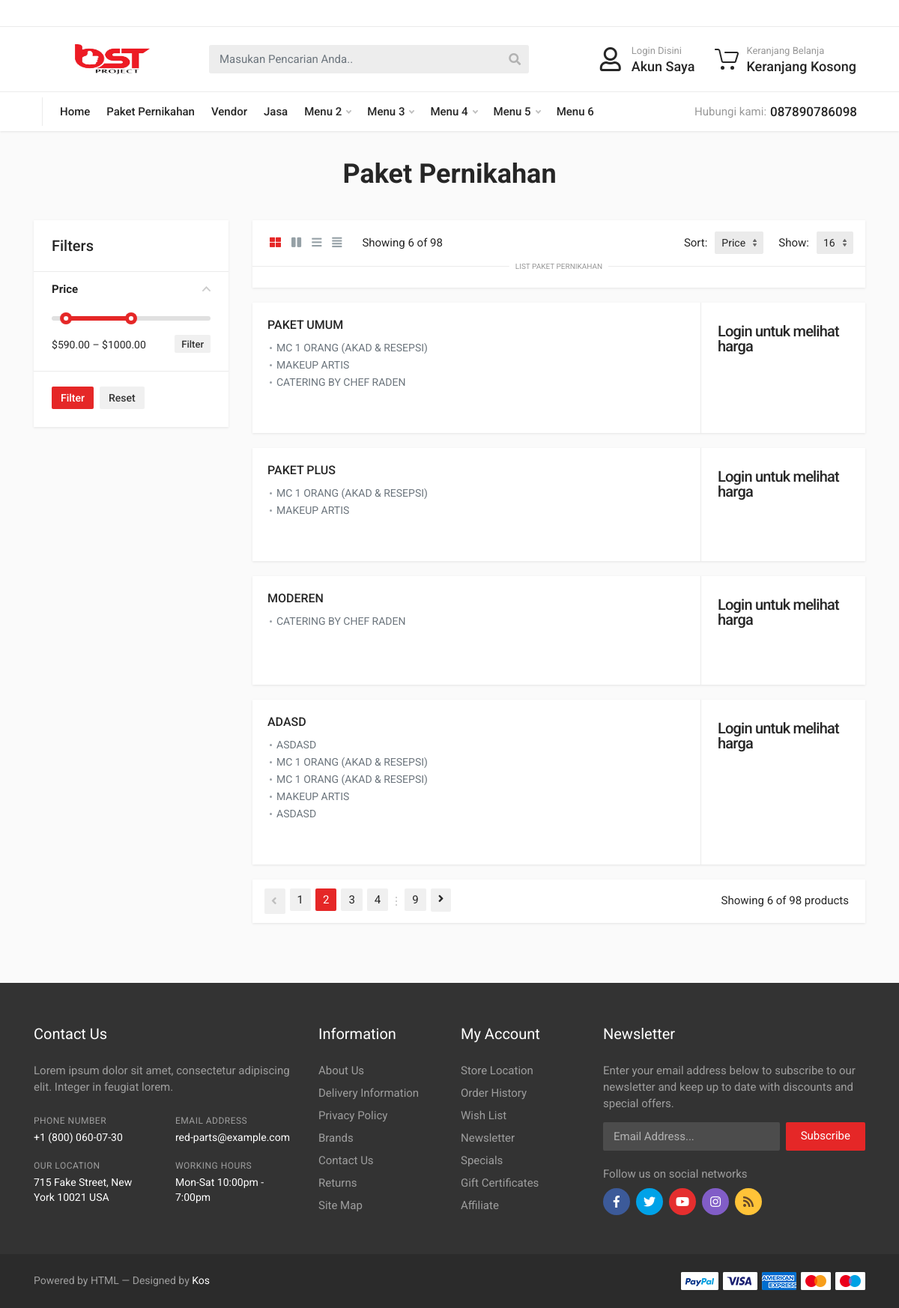
/pelanggan/index.php?page=paket_pernikahan, run on the app's committed database.
### tables this page shows
CREATE TABLE `paket_pernikahan` (
  `id_pp` int(11) NOT NULL,
  `id_jasa` int(11) NOT NULL,
  `kode_paket` int(11) NOT NULL,
  `nama_paket` varchar(30) NOT NULL
);

CREATE TABLE `jasa` (
  `id_jasa` int(11) NOT NULL,
  `id_kategori` int(11) NOT NULL,
  `id_vendor` int(11) NOT NULL,
  `nama_jasa` varchar(30) NOT NULL,
  `harga` int(11) NOT NULL,
  `keterangan` text NOT NULL,
  `foto` text NOT NULL
);

### pelanggan/detail_paket.php (the view)
<?php
$kode = $d['kode_paket'];
include '../koneksi/koneksi.php';
$a = mysqli_query($koneksi, "SELECT paket_pernikahan.id_pp,paket_pernikahan.id_jasa,paket_pernikahan.kode_paket,jasa.id_jasa,jasa.id_vendor,jasa.nama_jasa,jasa.harga,vendor.id_vendor,vendor.nama_vendor FROM paket_pernikahan INNER JOIN jasa ON paket_pernikahan.id_jasa = jasa.id_jasa INNER JOIN vendor ON jasa.id_vendor = vendor.id_vendor WHERE paket_pernikahan.kode_paket = $kode ORDER BY jasa.harga ASC");
while ($b = mysqli_fetch_array($a)) {
?>
    <li><?= $b['nama_jasa'] ?></li>
<?php } ?>

### pelanggan/paket_pernikahan.php (shortened to what this page needs)
<div class="block-header block-header--has-breadcrumb block-header--has-title">
    <div class="container">
        <div class="block-header__body">
            <h1 class="block-header__title">Paket Pernikahan</h1>
        </div>
    </div>
</div>
<div class="block-split block-split--has-sidebar">
    <div class="container">
        <div class="block-split__row row no-gutters">
            <div class="block-split__item block-split__item-sidebar col-auto">
                <div class="sidebar sidebar--offcanvas--mobile">
                    <div class="sidebar__body">
                        <div class="sidebar__content">
                            <div class="widget widget-filters widget-filters--offcanvas--mobile" data-collapse data-collapse-opened-class="filter--opened">
                                <div class="widget__header widget-filters__header">
                                    <h4>Filters</h4>
                                </div>
                                <div class="widget-filters__list">
                                    <div class="widget-filters__item">
                                        <div class="filter filter--opened" data-collapse-item><button type="button" class="filter__title" data-collapse-trigger>Price <span class="filter__arrow"></span></button>
                                            <div class="filter__body" data-collapse-content>
                                                <div class="filter__container">
                                                    <div class="filter-price" data-min="500" data-max="1500" data-from="590" data-to="1000">
                                                        <div class="filter-price__slider"></div>
                                                        <div class="filter-price__title-button">
                                                            <div class="filter-price__title">$<span class="filter-price__min-value"></span> – $<span class="filter-price__max-value"></span></div><button type="button" class="btn btn-xs btn-secondary filter-price__button">Filter</button>
                                                        </div>
                                                    </div>
                                                </div>
                                            </div>
                                        </div>
                                    </div>
                                </div>
                                <div class="widget-filters__actions d-flex"><button class="btn btn-primary btn-sm">Filter</button> <button class="btn btn-secondary btn-sm">Reset</button></div>
                            </div>
                        </div>
                    </div>
                </div>
            </div>
            <div class="block-split__item block-split__item-content col-auto">
                <div class="block">
                    <div class="products-view">
                        <div class="products-view__options view-options view-options--offcanvas--mobile">
                            <div class="view-options__body">
                                <div class="view-options__layout layout-switcher">
                                    <div class="layout-switcher__list">
                                        <button type="button" class="layout-switcher__button layout-switcher__button--active" data-layout="grid" data-with-features="false"><span class="fas fa-th-large"></span>
                                        </button>
                                        <button type="button" class="layout-switcher__button" data-layout="grid" data-with-features="true">
                                            <span class="fas fa-pause"></span>
                                        </button>
                                        <button type="button" class="layout-switcher__button" data-layout="list" data-with-features="false">
                                            <span class="fas fa-bars"></span>
                                        </button>
                                        <button type="button" class="layout-switcher__button" data-layout="table" data-with-features="false">
                                            <span class="fas fa-align-justify"></span>
                                        </button></div>
                                </div>
                                <div class="view-options__legend">Showing 6 of 98 </div>
                                <div class="view-options__select">
                                    <label for="view-option-sort">Sort:</label>
                                    <select id="view-option-sort" class="form-control form-control-sm" name="">
                                        <option value="">Price</option>
                                    </select>
                                </div>
                                <div class="view-options__select">
                                    <label for="view-option-limit">Show:</label>
                                    <select id="view-option-limit" class="form-control form-control-sm" name="">
                                        <option value="">16</option>
                                    </select>
                                </div>
                            </div>
                            <div class="view-options__body view-options__body--filters">
                                <div class="view-options__label">List Paket Pernikahan</div>
                            </div>
                        </div>
                        <div class="products-view__list products-list products-list--grid--3" data-layout="list" data-with-features="false">
                            <div class="products-list__content">
                                <?php
                                include '../koneksi/koneksi.php';
                                $data = mysqli_query($koneksi, "SELECT paket_pernikahan.id_pp,paket_pernikahan.id_jasa,paket_pernikahan.kode_paket,paket_pernikahan.nama_paket,jasa.nama_jasa,SUM(jasa.harga) AS total,jasa.keterangan FROM paket_pernikahan INNER JOIN jasa ON paket_pernikahan.id_jasa = jasa.id_jasa GROUP BY kode_paket");
                                while ($d = mysqli_fetch_array($data)) {
                                ?>
                                    <div class="products-list__item">
                                        <div class="product-card">
                                            <div class="product-card__info">
                                                <div class="product-card__name">
                                                    <div>
                                                        <a href="index.php?page=rincian_paket&id=<?= $d['kode_paket'] ?>"><?= $d['nama_paket'] ?></a>
                                                    </div>
                                                </div>
                                                <div class="product-card__features">
                                                    <ul>
                                                        <?php include('detail_paket.php'); ?>
                                                    </ul>
                                                </div>
                                            </div>
                                        <?php
                                        if (empty($_SESSION['id_pelanggan'])) {
                                            echo '<div class="product-card__footer">
                                            <div class="product-card__prices">
                                                <div class="product-card__price product-card__price--current">Login untuk melihat harga</div>
                                            </div>
                                        </div>
                                    </div>
                                </div>';
                                        }
                                    } ?>
                                        </div>
                                    </div>
                            </div>
                        </div>
                        <div class="products-view__pagination">
                            <nav aria-label="Page navigation example">
                                <ul class="pagination">
                                    <li class="page-item disabled">
                                        <a class="page-link page-link--with-arrow" href="#" aria-label="Previous">
                                            <span class="page-link__arrow page-link__arrow--left fas fa-angle-left" aria-hidden="true"></span></a></li>
                                    <li class="page-item"><a class="page-link" href="#">1</a></li>
                                    <li class="page-item active" aria-current="page"><span class="page-link">2 <span class="sr-only">(current)</span></span></li>
                                    <li class="page-item"><a class="page-link" href="#">3</a></li>
                                    <li class="page-item"><a class="page-link" href="#">4</a></li>
                                    <li class="page-item page-item--dots">
                                        <div class="pagination__dots"></div>
                                    </li>
                                    <li class="page-item"><a class="page-link" href="#">9</a></li>
                                    <li class="page-item"><a class="page-link page-link--with-arrow fas fa-angle-right" href="#" aria-label="Next"><span class="page-link__arrow page-link__arrow--right" aria-hidden="true"></span></a></li>
                                </ul>
                            </nav>
                            <div class="products-view__pagination-legend">Showing 6 of 98 products</div>
                        </div>
                    </div>
                </div>
            </div>
        </div>
        <div class="block-space block-space--layout--before-footer"></div>
    </div>
</div>

### data on the page
paket_pernikahan: nama_paket "PAKET UMUM", id_jasa.nama_jasa "MAKEUP ARTIS"
paket_pernikahan: id_jasa.nama_jasa "MC 1 ORANG (AKAD & RESEPSI)"
paket_pernikahan: id_jasa.nama_jasa "CATERING BY CHEF RADEN"
paket_pernikahan: nama_paket "PAKET PLUS", id_jasa.nama_jasa "MAKEUP ARTIS"
paket_pernikahan: id_jasa.nama_jasa "MC 1 ORANG (AKAD & RESEPSI)"
paket_pernikahan: nama_paket "MODEREN", id_jasa.nama_jasa "CATERING BY CHEF RADEN"
paket_pernikahan: nama_paket "ADASD", id_jasa.nama_jasa "MAKEUP ARTIS"
paket_pernikahan: id_jasa.nama_jasa "ASDASD"
paket_pernikahan: id_jasa.nama_jasa "MC 1 ORANG (AKAD & RESEPSI)"
paket_pernikahan: id_jasa.nama_jasa "MC 1 ORANG (AKAD & RESEPSI)"
paket_pernikahan: id_jasa.nama_jasa "ASDASD"
